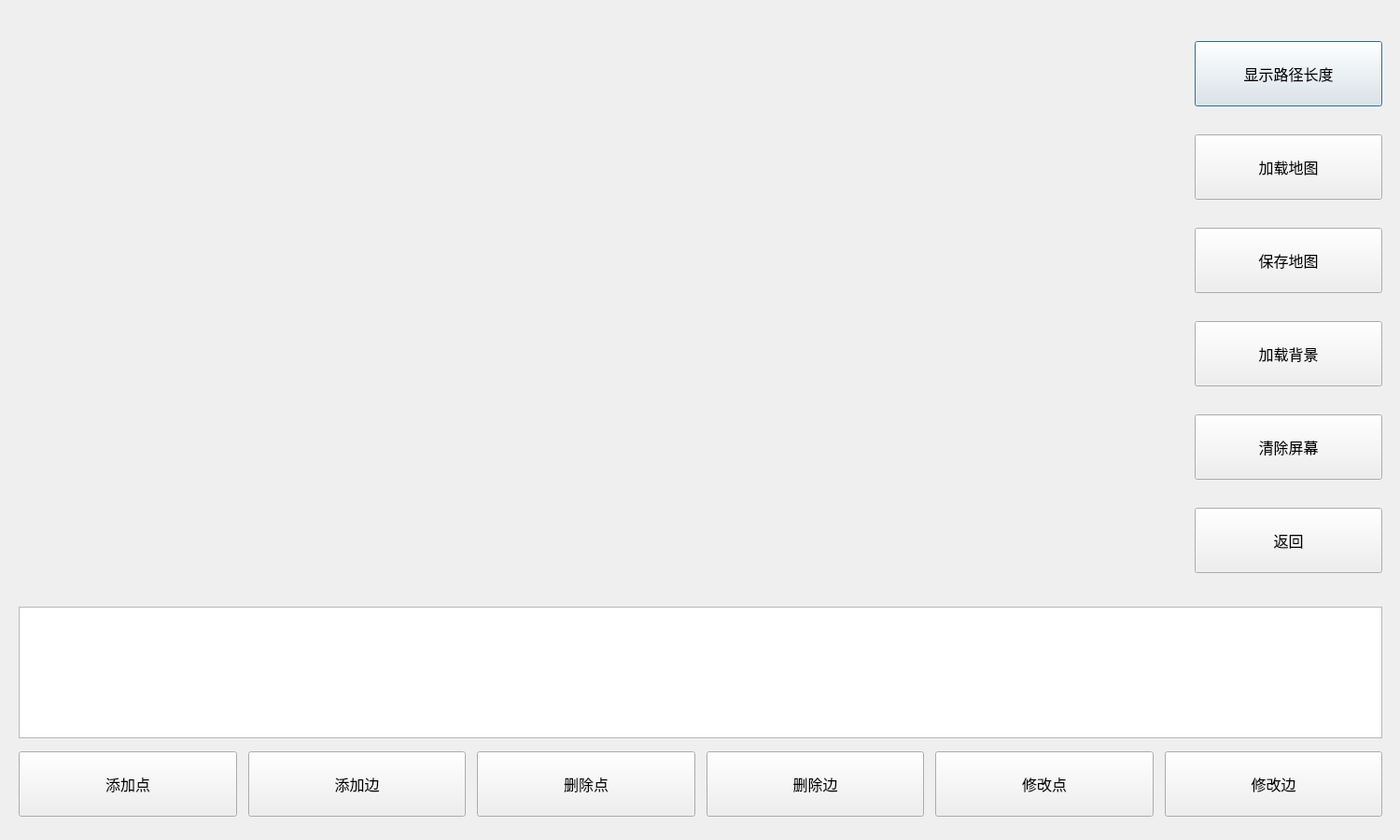
<?xml version="1.0" encoding="UTF-8"?>
<ui version="4.0">
 <class>creat_map</class>
 <widget class="QDialog" name="creat_map">
  <property name="geometry">
   <rect>
    <x>0</x>
    <y>0</y>
    <width>1500</width>
    <height>900</height>
   </rect>
  </property>
  <property name="minimumSize">
   <size>
    <width>1500</width>
    <height>900</height>
   </size>
  </property>
  <property name="maximumSize">
   <size>
    <width>1500</width>
    <height>900</height>
   </size>
  </property>
  <property name="windowTitle">
   <string>Dialog</string>
  </property>
  <widget class="QListWidget" name="Message_1">
   <property name="geometry">
    <rect>
     <x>20</x>
     <y>650</y>
     <width>1461</width>
     <height>141</height>
    </rect>
   </property>
  </widget>
  <widget class="QWidget" name="layoutWidget">
   <property name="geometry">
    <rect>
     <x>1280</x>
     <y>20</y>
     <width>201</width>
     <height>621</height>
    </rect>
   </property>
   <layout class="QVBoxLayout" name="verticalLayout">
    <item>
     <widget class="QPushButton" name="showlen">
      <property name="minimumSize">
       <size>
        <width>150</width>
        <height>70</height>
       </size>
      </property>
      <property name="font">
       <font>
        <pointsize>12</pointsize>
       </font>
      </property>
      <property name="text">
       <string>显示路径长度</string>
      </property>
     </widget>
    </item>
    <item>
     <widget class="QPushButton" name="load_map">
      <property name="minimumSize">
       <size>
        <width>150</width>
        <height>70</height>
       </size>
      </property>
      <property name="font">
       <font>
        <pointsize>12</pointsize>
       </font>
      </property>
      <property name="text">
       <string>加载地图</string>
      </property>
     </widget>
    </item>
    <item>
     <widget class="QPushButton" name="save_map">
      <property name="minimumSize">
       <size>
        <width>150</width>
        <height>70</height>
       </size>
      </property>
      <property name="font">
       <font>
        <pointsize>12</pointsize>
       </font>
      </property>
      <property name="text">
       <string>保存地图</string>
      </property>
     </widget>
    </item>
    <item>
     <widget class="QPushButton" name="load_bg">
      <property name="minimumSize">
       <size>
        <width>150</width>
        <height>70</height>
       </size>
      </property>
      <property name="font">
       <font>
        <pointsize>12</pointsize>
       </font>
      </property>
      <property name="text">
       <string>加载背景</string>
      </property>
     </widget>
    </item>
    <item>
     <widget class="QPushButton" name="clear_bg">
      <property name="minimumSize">
       <size>
        <width>150</width>
        <height>70</height>
       </size>
      </property>
      <property name="font">
       <font>
        <pointsize>12</pointsize>
       </font>
      </property>
      <property name="text">
       <string>清除屏幕</string>
      </property>
     </widget>
    </item>
    <item>
     <widget class="QPushButton" name="back">
      <property name="minimumSize">
       <size>
        <width>150</width>
        <height>70</height>
       </size>
      </property>
      <property name="font">
       <font>
        <pointsize>12</pointsize>
       </font>
      </property>
      <property name="text">
       <string>返回</string>
      </property>
     </widget>
    </item>
   </layout>
  </widget>
  <widget class="QWidget" name="layoutWidget">
   <property name="geometry">
    <rect>
     <x>20</x>
     <y>800</y>
     <width>1461</width>
     <height>81</height>
    </rect>
   </property>
   <layout class="QHBoxLayout" name="horizontalLayout">
    <property name="spacing">
     <number>12</number>
    </property>
    <item>
     <widget class="QPushButton" name="add_node">
      <property name="minimumSize">
       <size>
        <width>150</width>
        <height>70</height>
       </size>
      </property>
      <property name="font">
       <font>
        <pointsize>12</pointsize>
       </font>
      </property>
      <property name="text">
       <string>添加点</string>
      </property>
     </widget>
    </item>
    <item>
     <widget class="QPushButton" name="add_edge">
      <property name="minimumSize">
       <size>
        <width>150</width>
        <height>70</height>
       </size>
      </property>
      <property name="font">
       <font>
        <pointsize>12</pointsize>
       </font>
      </property>
      <property name="text">
       <string>添加边</string>
      </property>
     </widget>
    </item>
    <item>
     <widget class="QPushButton" name="del_node">
      <property name="minimumSize">
       <size>
        <width>150</width>
        <height>70</height>
       </size>
      </property>
      <property name="font">
       <font>
        <pointsize>12</pointsize>
       </font>
      </property>
      <property name="text">
       <string>删除点</string>
      </property>
     </widget>
    </item>
    <item>
     <widget class="QPushButton" name="del_edge">
      <property name="minimumSize">
       <size>
        <width>150</width>
        <height>70</height>
       </size>
      </property>
      <property name="font">
       <font>
        <pointsize>12</pointsize>
       </font>
      </property>
      <property name="text">
       <string>删除边</string>
      </property>
     </widget>
    </item>
    <item>
     <widget class="QPushButton" name="mod_node">
      <property name="minimumSize">
       <size>
        <width>150</width>
        <height>70</height>
       </size>
      </property>
      <property name="font">
       <font>
        <pointsize>12</pointsize>
       </font>
      </property>
      <property name="text">
       <string>修改点</string>
      </property>
     </widget>
    </item>
    <item>
     <widget class="QPushButton" name="mod_edge">
      <property name="minimumSize">
       <size>
        <width>150</width>
        <height>70</height>
       </size>
      </property>
      <property name="font">
       <font>
        <pointsize>12</pointsize>
       </font>
      </property>
      <property name="text">
       <string>修改边</string>
      </property>
     </widget>
    </item>
   </layout>
  </widget>
 </widget>
 <resources/>
 <connections/>
</ui>
